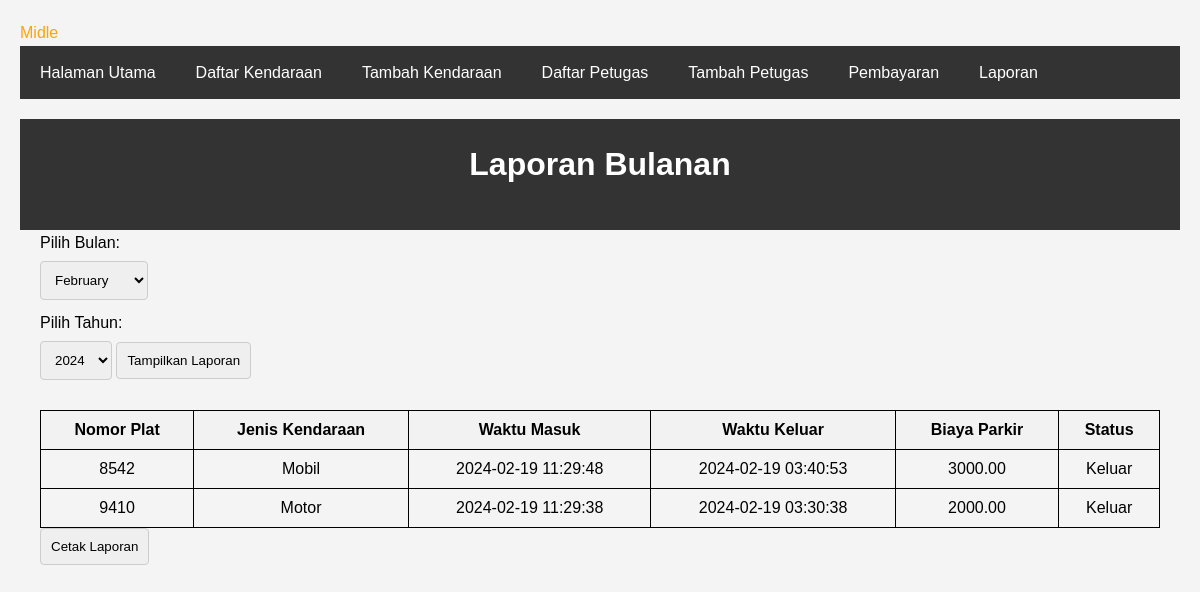
The app's page /laporan.php with its own data.
### tables this page shows
CREATE TABLE `laporan` (
  `id` int(11) NOT NULL,
  `id_kendaraan` int(11) NOT NULL,
  `nomor_plat` varchar(20) NOT NULL,
  `jenis_kendaraan` varchar(50) NOT NULL,
  `waktu_masuk` datetime NOT NULL,
  `waktu_keluar` datetime DEFAULT NULL,
  `biaya_parkir` decimal(10,2) DEFAULT NULL,
  `status` enum('Masuk','Keluar') DEFAULT 'Masuk',
  `bulan_laporan` int(11) NOT NULL,
  `tahun_laporan` int(11) NOT NULL
);

### laporan.php (the view, shortened to what this page needs)
<?php
require_once('koneksi.php');
$bulan = isset($_GET['bulan']) ? $_GET['bulan'] : date('m');
$tahun = isset($_GET['tahun']) ? $_GET['tahun'] : date('Y');
$sql = "SELECT * FROM laporan WHERE bulan_laporan = $bulan AND tahun_laporan = $tahun ORDER BY waktu_keluar DESC";
$result = $conn->query($sql);
?>
<!DOCTYPE html>
<html lang="en">
<head>
    <link rel="stylesheet" href="style.css">
</head>
<body>
    <?php include('navbar.php'); ?>
    <header>
        <h1>Laporan Bulanan</h1>
    </header>
    <div class="container">
        <form action="" method="get">
            <label for="bulan">Pilih Bulan:</label>
            <select name="bulan" id="bulan">
                <?php
                for ($i = 1; $i <= 12; $i++) {
                    $selected = ($i == $bulan) ? "selected" : "";
                    echo "<option value='$i' $selected>" . date('F', mktime(0, 0, 0, $i, 1)) . "</option>";
                }
                ?>
            </select>
            <label for="tahun">Pilih Tahun:</label>
            <select name="tahun" id="tahun">
                <?php
                $tahun_sekarang = date('Y');
                for ($i = 2020; $i <= $tahun_sekarang; $i++) {
                    $selected = ($i == $tahun) ? "selected" : "";
                    echo "<option value='$i' $selected>$i</option>";
                }
                ?>
            </select>
            <input type="submit" value="Tampilkan Laporan">
        </form>
        <table>
            <tr>
                <th>Nomor Plat</th>
                <th>Jenis Kendaraan</th>
                <th>Waktu Masuk</th>
                <th>Waktu Keluar</th>
                <th>Biaya Parkir</th>
                <th>Status</th>
            </tr>
            <?php
            if ($result->num_rows > 0) {
                while ($row = $result->fetch_assoc()) {
                    echo "<tr>";
                    echo "<td>" . $row["nomor_plat"] . "</td>";
                    echo "<td>" . $row["jenis_kendaraan"] . "</td>";
                    echo "<td>" . $row["waktu_masuk"] . "</td>";
                    echo "<td>" . $row["waktu_keluar"] . "</td>";
                    echo "<td>" . $row["biaya_parkir"] . "</td>";
                    echo "<td>" . $row["status"] . "</td>";
                    echo "</tr>";
                }
            } else {
                echo "<tr><td colspan='6'>Tidak ada data laporan</td></tr>";
            }
            ?>
        </table>
        <form action="cetak_laporan.php" method="get" target="_blank">
            <input type="submit" value="Cetak Laporan">
        </form>
    </div>
</body>
</html>

### style.css (style rules this page uses)
* { margin: 0; padding: 0; box-sizing: border-box; }
body { font-family: Arial, sans-serif; line-height: 1.6; background-color: #f4f4f4; padding: 20px; }
.container { max-width: 1200px; margin: 0 auto; padding: 0 20px; }
h1, h2, h3 { margin-bottom: 20px; }
header { background-color: #333; color: #fff; padding: 20px 0; text-align: center; }

### laporan.php (style rules this page uses)
table { width: 100%; border-collapse: collapse; margin-top: 20px; }
table, th, td { border: 1px solid black; text-align: center; }
th, td { padding: 10px; }
th { background-color: #f2f2f2; }
form { margin-bottom: 20px; }
form label { display: block; margin-bottom: 5px; }
form select, form input[type="submit"] { padding: 10px; border: 1px solid #ccc; border-radius: 4px; box-sizing: border-box; margin-bottom: 10px; }

### records on screen
laporan: nomor_plat "8542", jenis_kendaraan "Mobil", waktu_masuk "2024-02-19 11:29:48", waktu_keluar "2024-02-19 03:40:53", biaya_parkir "3000.00", status "Keluar"
laporan: nomor_plat "9410", jenis_kendaraan "Motor", waktu_masuk "2024-02-19 11:29:38", waktu_keluar "2024-02-19 03:30:38", biaya_parkir "2000.00", status "Keluar"

### other values on screen
$status_message "Midle"
form field bulan "February"
form field tahun "2024"
